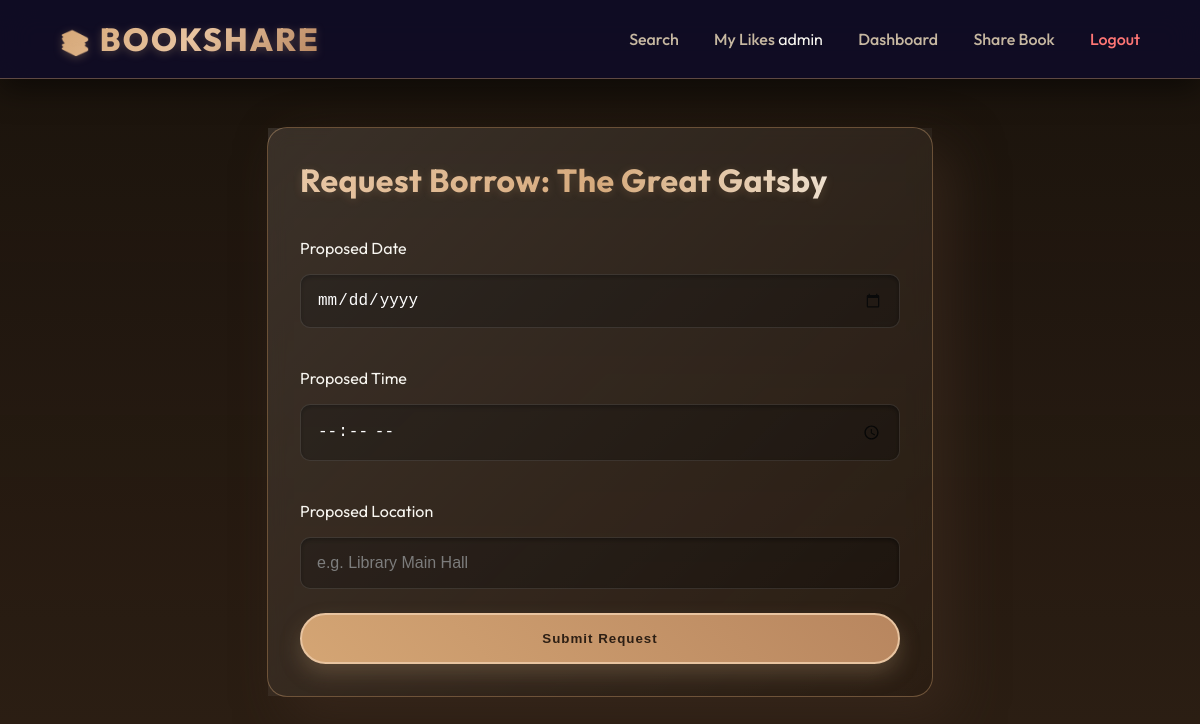
The app's page /request_borrow/1 (signed in), older data.
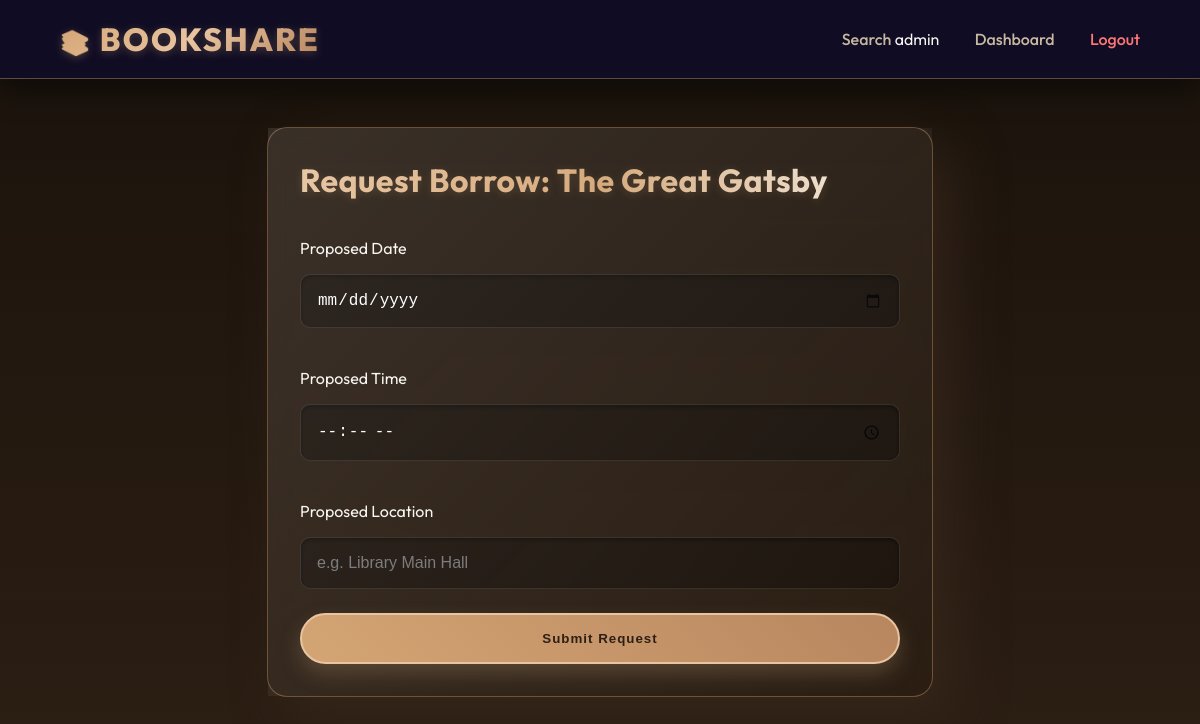
The same page, newer data.
### app.py (the view, shortened to what this page needs)
@app.route('/request_borrow/<int:id>', methods=['GET', 'POST'])
@login_required
def request_borrow(id):
    book = Book.query.get_or_404(id)
    return render_template('request_borrow.html', book=book)

### app.py (called while the page is built)
@login_manager.user_loader
def load_user(user_id):
    return User.query.get(int(user_id))

@app.context_processor
def inject_globals():
    connected = False
    db_type = "SQLite"
    try:
        from sqlalchemy import text
        db.session.execute(text('SELECT 1'))
        connected = True
        uri = app.config.get('SQLALCHEMY_DATABASE_URI', '')
        if 'postgresql' in uri:
            db_type = "Postgres"
        elif '/tmp/' in uri:
            db_type = "SQLite (Temp)"
    except:
        connected = False
    import datetime
    today_str = datetime.date.today().strftime('%Y-%m-%d')
    return dict(db_connected=connected, db_type=db_type, today=today_str)

### templates/request_borrow.html (shortened to what this page needs)
{% extends 'base.html' %}
{% block content %}
<div class="card" style="max-width: 600px; margin: 0 auto;">
    <h1>Request Borrow: {{ book.title }}</h1>
    <form method="POST">
        <p>Proposed Date</p>
        <input type="date" name="date" id="borrowDate" required>
        <p>Proposed Time</p>
        <input type="time" name="time" id="borrowTime" required>
        {% if book.type == 'Physical' %}
        <p>Proposed Location</p>
        <input type="text" name="location" placeholder="e.g. Library Main Hall" required>
        {% else %}
        <input type="hidden" name="location" value="Digital Download">
        {% endif %}
        <button type="submit">Submit Request</button>
    </form>
</div>
{% endblock %}

### templates/base.html (shortened to what this page needs)
<!DOCTYPE html>
<html lang="en">
<head>
    <link rel="stylesheet" href="{{ url_for('static', filename='style.css') }}">
    <link rel="stylesheet" href="https://cdnjs.cloudflare.com/ajax/libs/font-awesome/6.4.0/css/all.min.css">
</head>
<body class="{% block body_class %}{% endblock %}">
    <nav>
        <a href="{{ url_for('index') }}" class="nav-brand">
            <span style="font-size: 1.5rem;">📚</span> BookShare
        </a>
        <div class="nav-links">
            <a href="{{ url_for('index') }}" class="{% if request.endpoint == 'index' %}active{% endif %}">Search</a>
            {% if current_user.is_authenticated %}
            {% if current_user.role != 'admin' %}
            <a href="{{ url_for('my_likes') }}" class="{% if request.endpoint == 'my_likes' %}active{% endif %}">My
                Likes</a>
            {% endif %}
            <span>{{ current_user.username }}</span>
            <a href="{{ url_for('dashboard') }}"
                class="{% if request.endpoint == 'dashboard' %}active{% endif %}">Dashboard</a>
            {% if current_user.role != 'admin' %}
            <a href="{{ url_for('add_book') }}" class="{% if request.endpoint == 'add_book' %}active{% endif %}">Share
                Book</a>
            {% endif %}
            <a href="{{ url_for('logout') }}" style="color: #ff7675;">Logout</a>
            {% else %}
            <a href="{{ url_for('login') }}">Login</a>
            <a href="{{ url_for('register') }}"
                style="color: #00cec9; border: 1px solid #00cec9; padding: 0.5rem 1.5rem; border-radius: 50px;">Sign
                Up</a>
            {% endif %}
        </div>
    </nav>
    <div class="container">
        {% block content %}{% endblock %}
    </div>
</body>
</html>

Row changes from the older to the newer data that the page shows:
changed User "admin": role "Admin" → "admin" (drawn)
Text that changed along with them:
text no longer shown: "My Likes Share Book"
